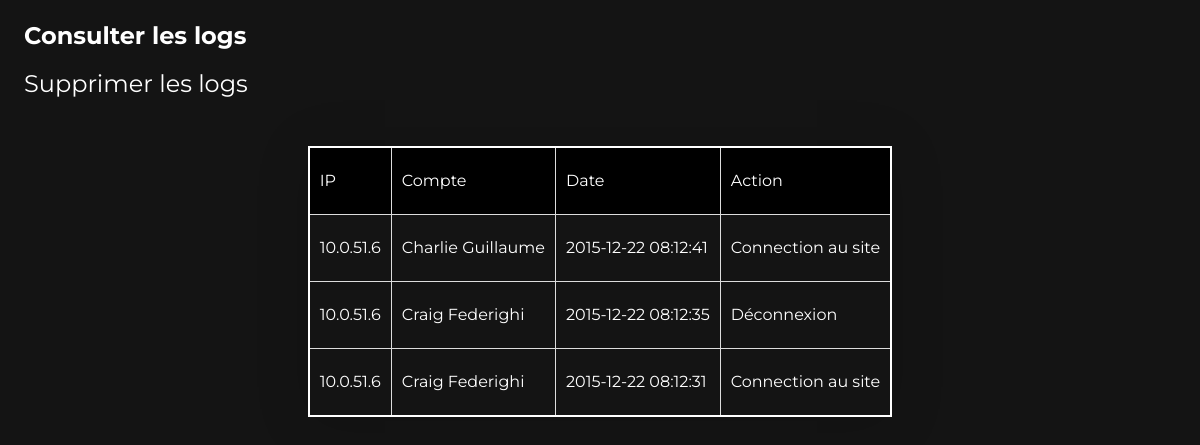
/pages/interfaceLogs.php, run on an earlier commit of the app's database.
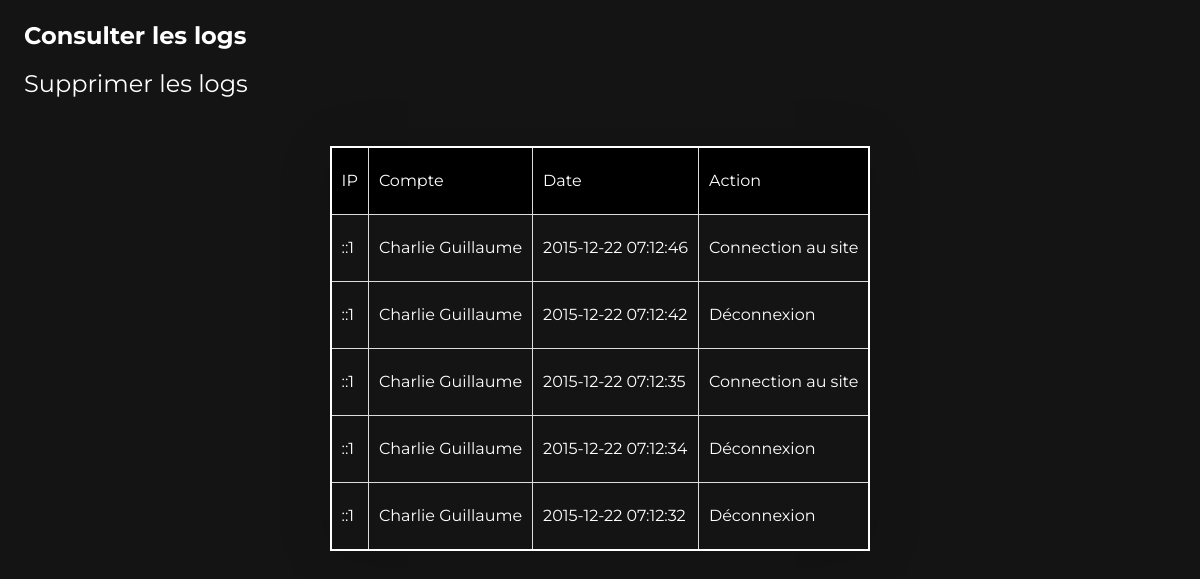
And on a later commit of the database.
### tables this page shows
CREATE TABLE `logs` (
  `ip` varchar(255) DEFAULT NULL COMMENT 'IP addr',
  `account` varchar(255) DEFAULT NULL COMMENT 'account used',
  `date` datetime DEFAULT NULL COMMENT 'Date & Time of log',
  `action` varchar(255) DEFAULT NULL COMMENT 'action'
);

### pages/interfaceLogs.php (the view, shortened to what this page needs)
<!DOCTYPE html>
<html lang="fr">
<head>
    <link rel="stylesheet" href="./css/reset.css">
    <link rel="stylesheet" href="./css/styleGrille.css">
    <link rel="stylesheet" href="https://cdnjs.cloudflare.com/ajax/libs/font-awesome/6.2.0/css/all.min.css" />
</head>
<body>
    <?php
    require_once("connection.php");
    $sql = "SELECT * FROM logs ORDER BY date DESC";
    $res = $conn->prepare($sql);
    $res->execute();
    $data = $res->fetchAll(PDO::FETCH_ASSOC);
    ?>
    <div class="table">
        <table class="tableau">
            <b>Consulter les logs
            </b>
            <a id="add" href="./delete-logs.php">Supprimer les logs</a>
            <thead>
                <tr>
                    <th>IP</th>
                    <th>Compte</th>
                    <th>Date</th>
                    <th>Action</th>
                </tr>
            </thead>
            <tbody>
                <?php
                foreach ($data as $v) {
                    echo
                    "<tr>
    <td>" . $v["ip"] . "</td>
    <td>" . $v["account"] . "</td>
    <td>" . $v["date"] . "</td>
    <td>" . $v["action"] . "</td>
</tr>";
                }
                ?>
            </tbody>
        </table>
    </div>
</body>
</html>

### css/styleGrille.css (style rules this page uses)
body { background-color: #141414; font-family: 'Montserrat', sans-serif; box-sizing: border-box; margin: 0; padding: 0; }
li, a, .logo { font-size: 13px; color: white; text-decoration: none; }
thead, tbody { color: white; }
.tableau { min-width: 500px; box-shadow: 0 5px 50px rgb(0, 0, 0, 0.15); cursor: pointer; margin: 50px auto; border: 2px solid white }
thead tr { background-color: black; text-align: left; }
th, td { padding: 25px 10px; }
tbody tr, td, th { border: 1px solid #ddd; max-width:200px; }
.table b { font-size: 2vw; font-weight: 700; color: white; margin: 2vw 2vw; display: flex; }
.table a { margin: 0.25vw 0.25vw; font-size: 1vw; }
#add { margin: 2vw 2vw; font-size: 24px; }

What changed in the data, as far as the page shows it:
removed logs: ip "10.0.51.6", account "Charlie Guillaume", date "2015-12-22 08:12:41", action "Connection au site"
removed logs: ip "10.0.51.6", account "Craig Federighi", date "2015-12-22 08:12:35", action "Déconnexion"
removed logs: ip "10.0.51.6", account "Craig Federighi", date "2015-12-22 08:12:31", action "Connection au site"
added logs: ip "::1", account "Charlie Guillaume", date "2015-12-22 07:12:46", action "Connection au site"
added logs: ip "::1", account "Charlie Guillaume", date "2015-12-22 07:12:42", action "Déconnexion"
added logs: ip "::1", account "Charlie Guillaume", date "2015-12-22 07:12:35", action "Connection au site"
added logs: ip "::1", account "Charlie Guillaume", date "2015-12-22 07:12:34", action "Déconnexion"
added logs: ip "::1", account "Charlie Guillaume", date "2015-12-22 07:12:32", action "Déconnexion"
